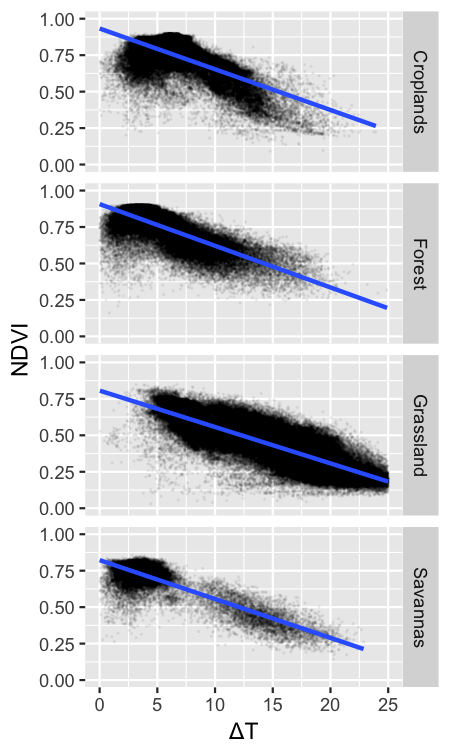

This chart was generated by the following R code:
library(data.table)
library(raster)
library(ggplot2)
source('transAuxFuncs.R')
ndvi <- raster('data/ndvi/MOD13A2_M_NDVI_2015-07-01_rgb_3600x1800.FLOAT.TIFF')

lc <- raster('data/spatialdata/lc.tif')

r <- sapply(dir('~/Box Sync/Home Folder/Private/DT/4K/NORM//', recursive = T, full.names = T), raster)
r <- rMean(r[6:9])
ndvi <- resample(ndvi, r)
lc <- resample(lc, r, method='ngb')

ndvi[ndvi>1] <- NA
DT <- data.table(ΔT=as.vector(r), 
                  NDVI=as.vector(ndvi),
                  LCid= as.vector(lc))
DT <- na.omit(DT)
DT[,LC:='']
DT
read.csv('~/Projects/phenoLeaf/data/LandCoverTable.csv')

DT[LCid==0, LC:=as.factor('Water')]
DT[LCid%in%(1:5), LC:=as.factor('Forest')]
DT[LCid%in%(6:7), LC:=as.factor('Shrublands')]
DT[LCid%in%(8:9), LC:=as.factor('Savannas')]
DT[LCid%in%c(10), LC:=as.factor('Grassland')]
DT[LCid%in%c(12,14), LC:=as.factor('Croplands')]
DT[LCid%in%c(11), LC:=as.factor('Wetlands')]
DT[LCid%in%c(13), LC:=as.factor('Urban')]
DT[!LCid%in%c(0:14), LC:=as.factor('Others')]

#g <- ggplot(DT[LC%in%c('Forest'),], aes(ΔT, NDVI)) 

#g + geom_point(aes(col=LC)) + geom_smooth()
# g + geom_smooth(method = 'lm', aes(col=LC)) + geom_point(aes(col=LC))
# g +  geom_point(aes(col=LC)) +geom_smooth(method = 'lm', aes()) + ggsave('figures/transFluxFig.dTvsNDVI.png', width = 6, height = 6, units = 'in', dpi = 150)
# g +  geom_point(aes(col=LC)) +geom_smooth(method = 'lm', aes(lty=LC)) + ggsave('figures/transFluxFig.dTvsNDVI2.png', width = 6, height = 6, units = 'in', dpi = 150)

ggplot(DT[!LC%in%c('Others','Water','Wetlands', 'Urban','Shrublands'),], aes(ΔT, NDVI)) +
  # ggplot(DT[!LC%in%c('Others','Water','Wetlands'),], aes(ΔT, NDVI)) +
  geom_point(alpha = 0.05, size=.1) +
  geom_smooth(method = 'lm', aes()) +
  facet_grid(LC~.) + 
  xlim(0,25) + 
  ylim(0,1) +
  ggsave('figures/transFluxFig.dTvsNDVI.png', width = 3,  height = 5, units = 'in', dpi = 150)

# ggplot(DT, aes(LC)) + geom_histogram()
# ggplot(DT[LC%in%c('Forest'),], aes(ΔT, NDVI))  + geom_hex(bins=20)
